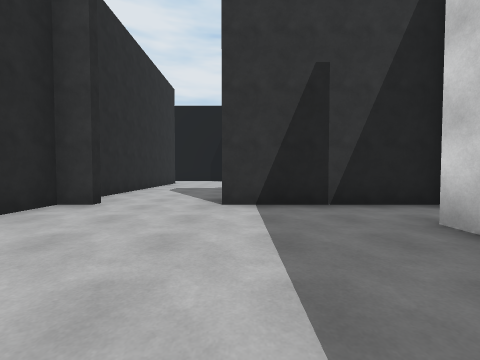
[1] (above)

18 first-person views from a walk through a Unity game level. The camera is 1.2 m above the floor, tilts 2° down and sees 90° across. The floor is counted in squares, 2 m on a side. Each view is taken from the middle of a square. On the plan, view 1 faces up. The plan holds only what a view shows up to about 9 squares ahead; the rest is blank. Surface patterns are stand-ins for the level's own textures.

[2]
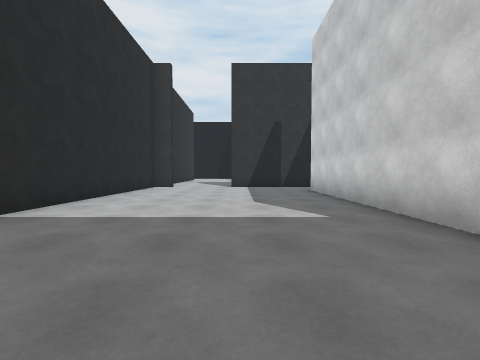

[3]
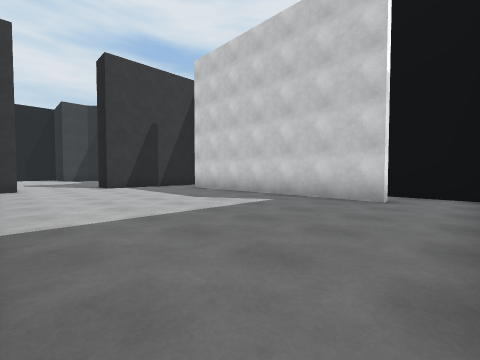

[4]
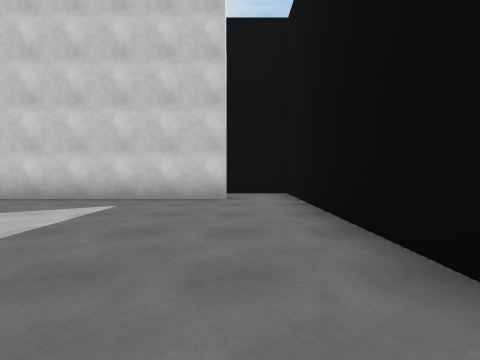

[5]
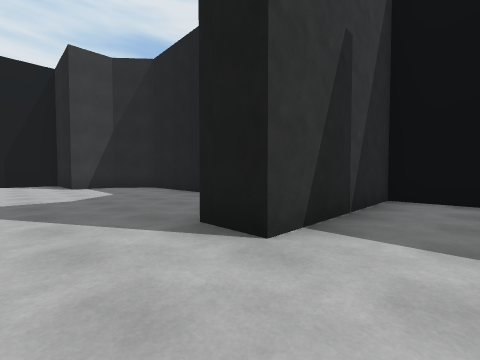

[6]
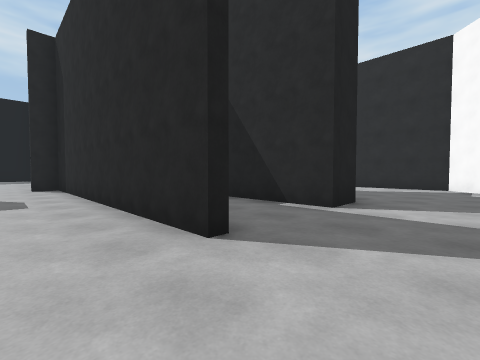

[7]
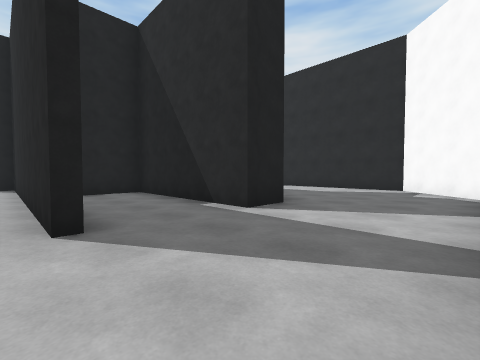

[8]
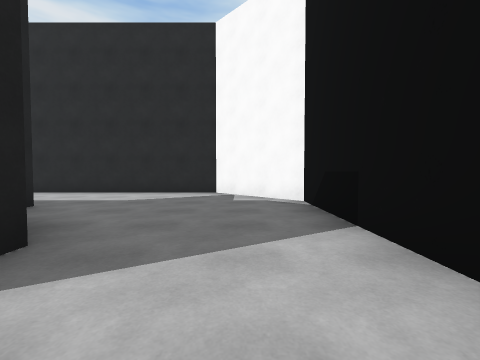

[9]
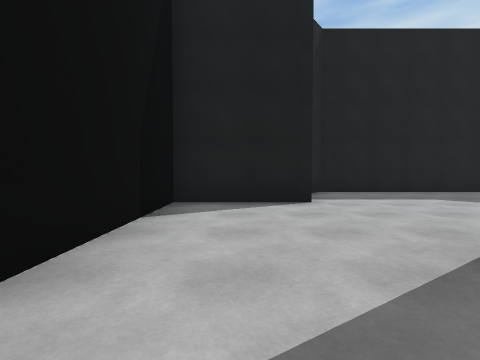

[10]
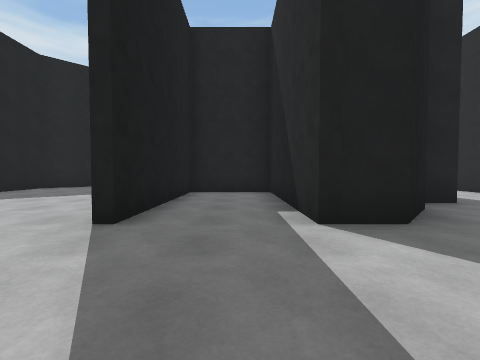

[11]
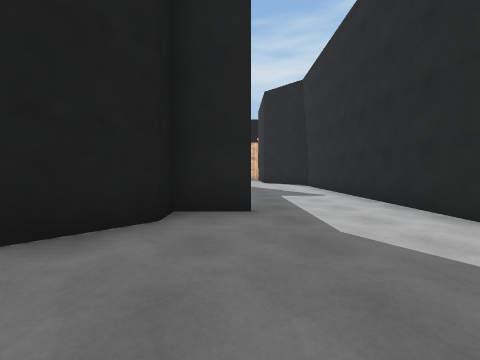

[12]
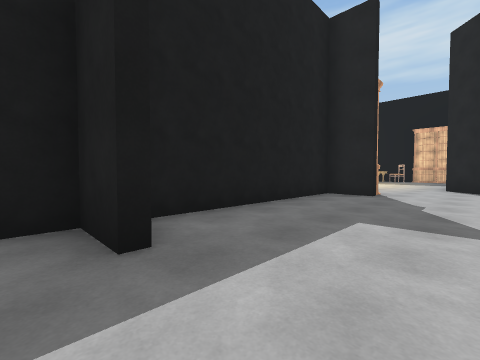

[13]
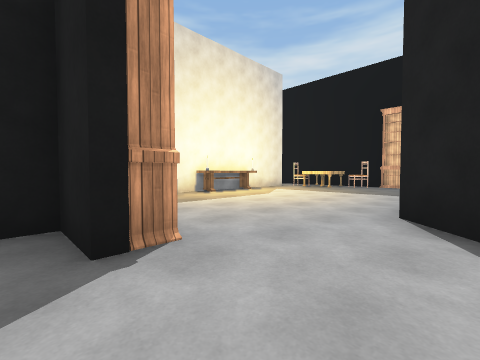

[14]
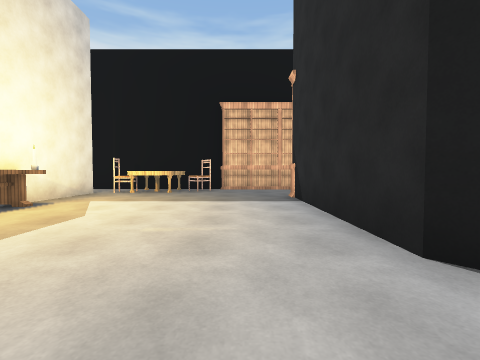

[15]
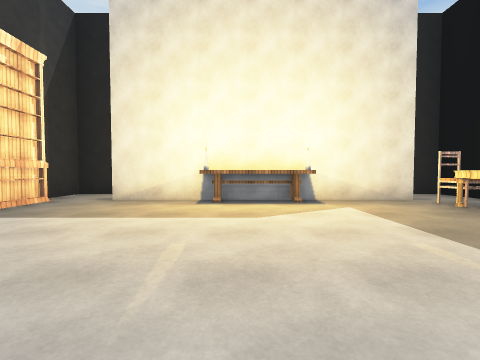

[16]
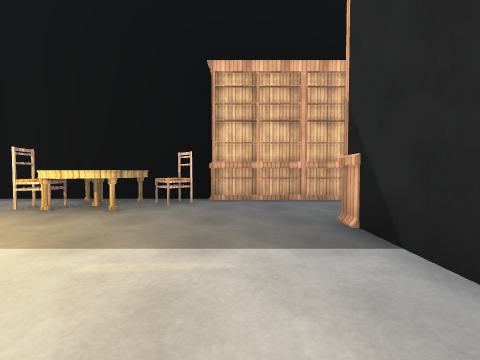

[17]
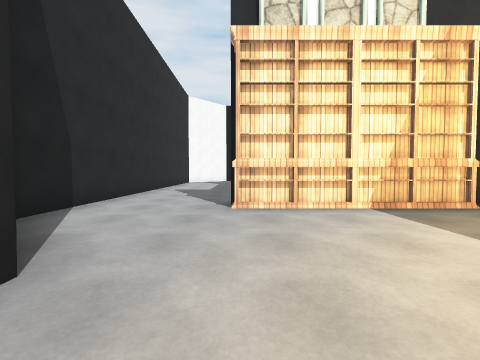

[18]
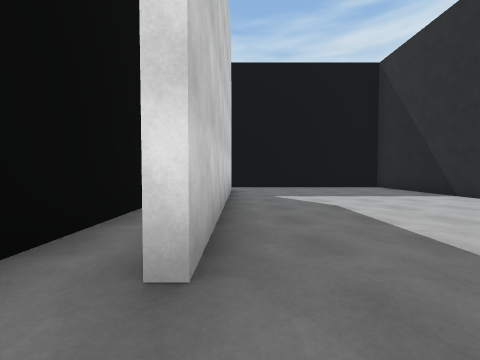

### Floor plan
Points are (right, up) in squares from view 1. A wall is a line through its corners. A room is listed if a view was taken in it or the views show most of it. See-through windows are left out.
Room 1 (views 1, 2, 3, 4, 5)
walls: (-3.3, -1.4) (-3.3, -5); (-2.6, 4.3) (-3.3, 4.3) (-3.3, 0.4); (-3.3, 4.3) (-4.6, 4.3); (1.4, 4.3) (-0.3, 4.3); (2.3, -3.8) (2.3, 2.8); (-0.6, -5.3) (1.6, -5.3)
ways out: opening at (-1.5, 5) to room 2; opening at (-3, -0.5) to room 3; opening at (2, -4.5) to room 4; opening at (2, 3.5) to room 4
Room 2 (views 6, 7, 8, 9, 10, 11, 12)
walls: (-3.3, 12.4) (-3.3, 4.3); (-9.2, 10.4) (-8, 10.4) (-8, 11.1) (-6.9, 12.3) (-5.9, 12.3) (-5.9, 8) (-3.6, 8) (-3.6, 12.4); (-6.2, 15.3) (-9.9, 15.3) (-11.8, 13.3) (-11.8, 8.4); (-3.6, 4.6) (-2.6, 4.6); (-0.3, 4.3) (-0.3, 5.4); (1.7, 6) (2.1, 6.4) (2.1, 11.6) (1, 12.6) (-0.3, 12.6) (-0.3, 15.3) (-3.8, 15.3)
ways out: opening at (-1.5, 5) to room 1; opening at (-10.5, 9.5) to room 3
Room 3 (views 13, 14, 15, 16, 17)
walls: (-4.9, 1.4) (-4.9, 2.7); (-11.1, 2.2) (-10.3, 1.3) (-10.3, -2.5); (-8.9, 4.6) (-8, 4.6) (-8, 9.8); (-3.6, 3.4) (-3.6, 4.6); (-4.9, -3.5) (-4.9, -1.4); (-5.6, -5.3) (-3.6, -5.3); (-11.8, 8.4) (-11.8, 3)
ways out: opening at (-3, -0.5) to room 1; opening at (-10.5, 9.5) to room 2
objects: other object (-12, -5) to (-11, -5); other object (-11, -3); other object (-10, -5) to (-9, -5); other object (-9, 4) to (-8, 4); other object (-8, -5); other object (-7, -5) to (-6, -4); other object (-7, 4) to (-5, 4); other object (-6, -4) to (-5, -4); other object (-5, -1) to (-4, 0)
Room 4 (view 18)
walls: (3.6, 0) (3.6, 1.4); (3.6, 2.9) (3.6, 4.3) (1.4, 4.3); (1.6, -5.3) (3.6, -5.3) (3.6, -3.4)
ways out: opening at (2, -4.5) to room 1; opening at (2, 3.5) to room 1

Where each view was taken, in squares from view 1:
view 1: 0 up, 0 right, facing up
view 2: 5 down, 0 right, facing up
view 3: 5 down, 3 left, facing up-right
view 4: 4 down, 3 left, facing right
view 5: 3 up, 2 left, facing up-right
view 6: 14 up, 2 left, facing down-left
view 7: 15 up, 3 left, facing down-left
view 8: 14 up, 5 left, facing left
view 9: 14 up, 5 left, facing right
view 10: 15 up, 5 left, facing down
view 11: 14 up, 9 left, facing down
view 12: 11 up, 11 left, facing down-right
view 13: 5 up, 11 left, facing down-right
view 14: 3 up, 9 left, facing down
view 15: 0 up, 10 left, facing right
view 16: 0 up, 9 left, facing down
view 17: 0 up, 9 left, facing up
view 18: 4 up, 2 right, facing down
